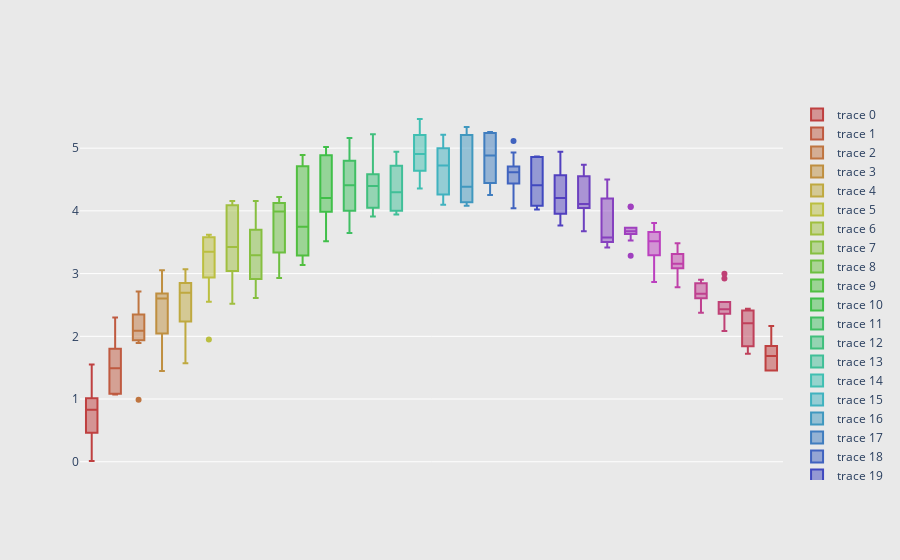

Here is the notebook cell this chart was saved with:
### Markdown cell above
### 3º Gráfico Plotly
Relação Altura/Atividade física (BoxPlot)
-> Adicionar Filtros: Fumante, Peso, Gênero

### Code cell
import plotly.graph_objects as go
import numpy as np

N = 30     # Number of boxes

# generate an array of rainbow colors by fixing the saturation and lightness of the HSL
# representation of colour and marching around the hue.
# Plotly accepts any CSS color format, see e.g. http://www.w3schools.com/cssref/css_colors_legal.asp.
c = ['hsl('+str(h)+',50%'+',50%)' for h in np.linspace(0, 360, N)]

# Each box is represented by a dict that contains the data, the type, and the colour.
# Use list comprehension to describe N boxes, each with a different colour and with different randomly generated data:
fig = go.Figure(data=[go.Box(
    y=3.5 * np.sin(np.pi * i/N) + i/N + (1.5 + 0.5 * np.cos(np.pi*i/N)) * np.random.rand(10),
    marker_color=c[i]
    ) for i in range(int(N))])

# format the layout
fig.update_layout(
    xaxis=dict(showgrid=False, zeroline=False, showticklabels=False),
    yaxis=dict(zeroline=False, gridcolor='white'),
    paper_bgcolor='rgb(233,233,233)',
    plot_bgcolor='rgb(233,233,233)',
)

fig.show()

### Figure 1 — Plotly figure (JSON) as saved in the notebook; plotly's stock layout.template omitted (floating-point values rounded to 4 significant figures)
{"data": [{"marker": {"color": "hsl(0.0,50%,50%)"}, "type": "box", "y": [0.01223, 1.07, 0.7758, 1.012, 0.1276, 1.012, 0.5262, 0.884, 0.4608, 1.552]}, {"marker": {"color": "hsl(12.413793103448276,50%,50%)"}, "type": "box", "y": [1.485, 1.072, 2.215, 1.493, 1.086, 1.074, 1.8, 1.281, 1.766, 2.3]}, {"marker": {"color": "hsl(24.82758620689655,50%,50%)"}, "type": "box", "y": [2.281, 1.939, 2.477, 0.9886, 2.122, 2.346, 2.052, 2.715, 1.894, 1.988]}, {"marker": {"color": "hsl(37.241379310344826,50%,50%)"}, "type": "box", "y": [3.055, 1.688, 2.046, 1.446, 2.684, 3.026, 2.256, 2.6, 2.603, 2.671]}, {"marker": {"color": "hsl(49.6551724137931,50%,50%)"}, "type": "box", "y": [2.302, 3.071, 2.717, 1.57, 2.673, 1.921, 2.839, 2.236, 2.953, 2.852]}, {"marker": {"color": "hsl(62.06896551724138,50%,50%)"}, "type": "box", "y": [3.618, 3.412, 3.156, 2.55, 3.352, 3.347, 3.581, 3.612, 2.937, 1.948]}, {"marker": {"color": "hsl(74.48275862068965,50%,50%)"}, "type": "box", "y": [4.092, 2.585, 3.49, 2.518, 3.412, 3.041, 4.102, 4.156, 3.44, 3.381]}, {"marker": {"color": "hsl(86.89655172413794,50%,50%)"}, "type": "box", "y": [2.612, 2.61, 3.84, 3.024, 3.331, 2.912, 3.284, 4.157, 3.303, 3.699]}, {"marker": {"color": "hsl(99.3103448275862,50%,50%)"}, "type": "box", "y": [3.947, 3.336, 3.871, 4.117, 2.931, 4.156, 4.031, 4.22, 2.981, 4.124]}, {"marker": {"color": "hsl(111.72413793103448,50%,50%)"}, "type": "box", "y": [3.932, 3.71, 3.304, 3.786, 3.289, 4.839, 3.21, 3.135, 4.713, 4.893]}, {"marker": {"color": "hsl(124.13793103448276,50%,50%)"}, "type": "box", "y": [3.514, 3.987, 4.888, 4.964, 4.034, 4.275, 4.614, 4.14, 3.564, 5.017]}, {"marker": {"color": "hsl(136.55172413793105,50%,50%)"}, "type": "box", "y": [4.588, 3.85, 4.304, 4.799, 4.001, 4.324, 5.162, 4.49, 4.951, 3.646]}, {"marker": {"color": "hsl(148.9655172413793,50%,50%)"}, "type": "box", "y": [4.25, 4.051, 4.43, 5.222, 4.582, 4.364, 4.01, 3.909, 4.702, 4.564]}, {"marker": {"color": "hsl(161.3793103448276,50%,50%)"}, "type": "box", "y": [4.809, 4.509, 4.014, 4.718, 4.275, 4.943, 4.002, 3.944, 3.962, 4.316]}, {"marker": {"color": "hsl(173.79310344827587,50%,50%)"}, "type": "box", "y": [4.499, 4.355, 4.979, 5.298, 5.013, 5.209, 4.767, 4.638, 5.465, 4.832]}, {"marker": {"color": "hsl(186.20689655172413,50%,50%)"}, "type": "box", "y": [4.263, 4.997, 4.718, 4.108, 5.147, 4.096, 5.215, 4.731, 4.784, 4.484]}, {"marker": {"color": "hsl(198.6206896551724,50%,50%)"}, "type": "box", "y": [4.138, 5.209, 5.225, 4.383, 5.008, 4.388, 5.336, 4.292, 4.082, 4.092]}, {"marker": {"color": "hsl(211.0344827586207,50%,50%)"}, "type": "box", "y": [5.259, 5.255, 4.444, 5.243, 4.674, 4.259, 4.622, 5.09, 4.252, 5.106]}, {"marker": {"color": "hsl(223.44827586206895,50%,50%)"}, "type": "box", "y": [5.114, 4.932, 4.558, 4.396, 4.438, 4.627, 4.04, 4.706, 4.606, 4.686]}, {"marker": {"color": "hsl(235.86206896551724,50%,50%)"}, "type": "box", "y": [4.862, 4.021, 4.04, 4.861, 4.108, 4.402, 4.083, 4.866, 4.418, 4.629]}, {"marker": {"color": "hsl(248.27586206896552,50%,50%)"}, "type": "box", "y": [3.765, 4.12, 4.568, 4.176, 4.786, 3.946, 4.235, 3.954, 4.944, 4.281]}, {"marker": {"color": "hsl(260.6896551724138,50%,50%)"}, "type": "box", "y": [4.552, 4.582, 4.045, 4.734, 4.078, 4.129, 4.093, 4.423, 3.836, 3.674]}, {"marker": {"color": "hsl(273.1034482758621,50%,50%)"}, "type": "box", "y": [3.523, 3.615, 4.5, 3.503, 3.416, 4.31, 3.533, 4.198, 3.76, 3.506]}, {"marker": {"color": "hsl(285.51724137931035,50%,50%)"}, "type": "box", "y": [4.071, 3.728, 3.641, 3.284, 4.063, 3.731, 3.675, 3.527, 3.631, 3.677]}, {"marker": {"color": "hsl(297.9310344827586,50%,50%)"}, "type": "box", "y": [3.587, 3.292, 3.759, 3.441, 3.662, 3.329, 3.233, 2.865, 3.806, 3.64]}, {"marker": {"color": "hsl(310.3448275862069,50%,50%)"}, "type": "box", "y": [2.782, 3.229, 3.086, 2.868, 3.119, 3.345, 3.161, 3.15, 3.486, 3.313]}, {"marker": {"color": "hsl(322.7586206896552,50%,50%)"}, "type": "box", "y": [2.671, 2.377, 2.793, 2.902, 2.608, 2.382, 2.899, 2.642, 2.847, 2.686]}, {"marker": {"color": "hsl(335.17241379310343,50%,50%)"}, "type": "box", "y": [2.36, 2.923, 2.086, 2.404, 2.443, 2.421, 2.546, 2.998, 2.164, 2.45]}, {"marker": {"color": "hsl(347.58620689655174,50%,50%)"}, "type": "box", "y": [1.721, 2.103, 2.111, 2.301, 2.411, 1.843, 1.801, 2.441, 2.422, 2.341]}, {"marker": {"color": "hsl(360.0,50%,50%)"}, "type": "box", "y": [1.638, 1.456, 1.745, 1.844, 2.035, 2.164, 1.456, 1.572, 1.457, 1.735]}], "layout": {"paper_bgcolor": "rgb(233,233,233)", "plot_bgcolor": "rgb(233,233,233)", "xaxis": {"showgrid": false, "showticklabels": false, "zeroline": false}, "yaxis": {"gridcolor": "white", "zeroline": false}}}
